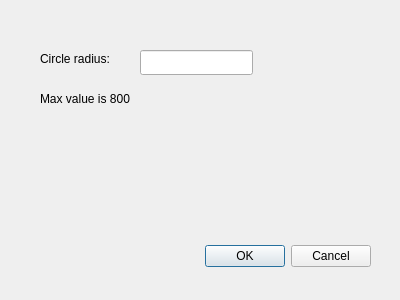
<?xml version="1.0" encoding="UTF-8"?>
<ui version="4.0">
 <class>CircleDialog</class>
 <widget class="QDialog" name="CircleDialog">
  <property name="geometry">
   <rect>
    <x>0</x>
    <y>0</y>
    <width>400</width>
    <height>300</height>
   </rect>
  </property>
  <property name="windowTitle">
   <string>Dialog</string>
  </property>
  <widget class="QDialogButtonBox" name="buttonBox">
   <property name="geometry">
    <rect>
     <x>30</x>
     <y>240</y>
     <width>341</width>
     <height>32</height>
    </rect>
   </property>
   <property name="orientation">
    <enum>Qt::Horizontal</enum>
   </property>
   <property name="standardButtons">
    <set>QDialogButtonBox::Cancel|QDialogButtonBox::Ok</set>
   </property>
  </widget>
  <widget class="QLabel" name="label">
   <property name="geometry">
    <rect>
     <x>40</x>
     <y>50</y>
     <width>111</width>
     <height>17</height>
    </rect>
   </property>
   <property name="text">
    <string>Circle radius:</string>
   </property>
  </widget>
  <widget class="QLabel" name="label_2">
   <property name="geometry">
    <rect>
     <x>40</x>
     <y>90</y>
     <width>121</width>
     <height>17</height>
    </rect>
   </property>
   <property name="text">
    <string>Max value is 800</string>
   </property>
  </widget>
  <widget class="QLineEdit" name="lineEdit">
   <property name="geometry">
    <rect>
     <x>140</x>
     <y>50</y>
     <width>113</width>
     <height>25</height>
    </rect>
   </property>
  </widget>
 </widget>
 <resources/>
 <connections>
  <connection>
   <sender>buttonBox</sender>
   <signal>accepted()</signal>
   <receiver>CircleDialog</receiver>
   <slot>accept()</slot>
   <hints>
    <hint type="sourcelabel">
     <x>248</x>
     <y>254</y>
    </hint>
    <hint type="destinationlabel">
     <x>157</x>
     <y>274</y>
    </hint>
   </hints>
  </connection>
  <connection>
   <sender>buttonBox</sender>
   <signal>rejected()</signal>
   <receiver>CircleDialog</receiver>
   <slot>reject()</slot>
   <hints>
    <hint type="sourcelabel">
     <x>316</x>
     <y>260</y>
    </hint>
    <hint type="destinationlabel">
     <x>286</x>
     <y>274</y>
    </hint>
   </hints>
  </connection>
 </connections>
</ui>
